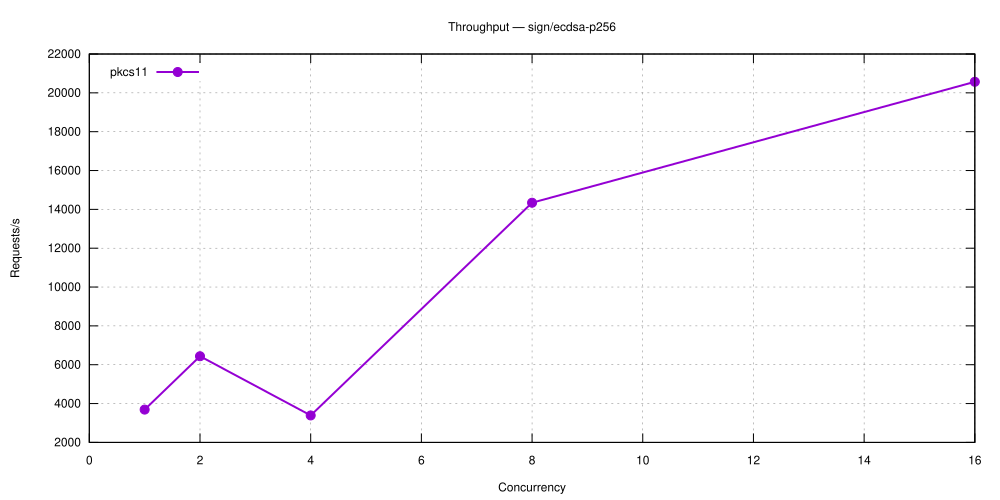

Write gnuplot code to recreate this figure.
set terminal svg size 1000,500 enhanced font 'Helvetica,12'
set output 'sign_ecdsa-p256.svg'
set title 'Throughput — sign/ecdsa-p256'
set grid
set xlabel 'Concurrency'
set ylabel 'Requests/s'
set key top left
plot 'sign_ecdsa-p256-5.27.1-pkcs11.dat' using 1:2 with linespoints lw 2 pt 7 title 'pkcs11'
